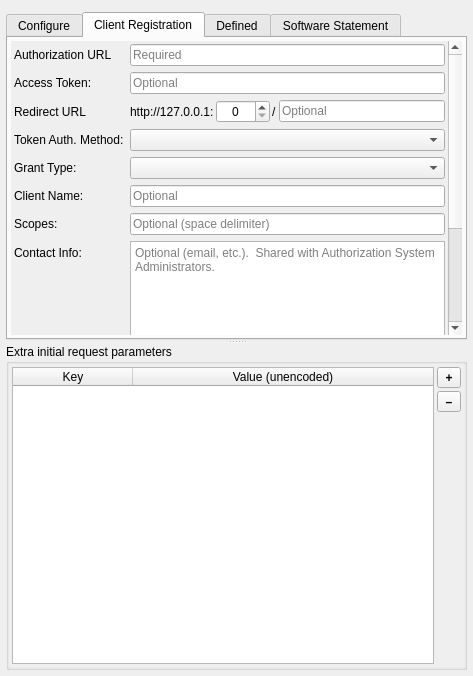
<?xml version="1.0" encoding="UTF-8"?>
<ui version="4.0">
 <class>QgsAuthOAuth2Edit</class>
 <widget class="QWidget" name="QgsAuthOAuth2Edit">
  <property name="enabled">
   <bool>true</bool>
  </property>
  <property name="geometry">
   <rect>
    <x>0</x>
    <y>0</y>
    <width>473</width>
    <height>676</height>
   </rect>
  </property>
  <layout class="QVBoxLayout" name="verticalLayout">
   <property name="leftMargin">
    <number>6</number>
   </property>
   <property name="topMargin">
    <number>6</number>
   </property>
   <property name="rightMargin">
    <number>6</number>
   </property>
   <property name="bottomMargin">
    <number>6</number>
   </property>
   <item>
    <widget class="QFrame" name="frameNotify">
     <property name="enabled">
      <bool>true</bool>
     </property>
     <property name="sizePolicy">
      <sizepolicy hsizetype="Preferred" vsizetype="Maximum">
       <horstretch>0</horstretch>
       <verstretch>0</verstretch>
      </sizepolicy>
     </property>
     <layout class="QHBoxLayout" name="horizontalLayout_2">
      <property name="spacing">
       <number>6</number>
      </property>
      <property name="leftMargin">
       <number>0</number>
      </property>
      <property name="topMargin">
       <number>0</number>
      </property>
      <property name="rightMargin">
       <number>0</number>
      </property>
      <property name="bottomMargin">
       <number>0</number>
      </property>
     </layout>
    </widget>
   </item>
   <item>
    <widget class="QSplitter" name="splitter">
     <property name="orientation">
      <enum>Qt::Vertical</enum>
     </property>
     <property name="handleWidth">
      <number>4</number>
     </property>
     <property name="childrenCollapsible">
      <bool>false</bool>
     </property>
     <widget class="QTabWidget" name="tabConfigs">
      <property name="sizePolicy">
       <sizepolicy hsizetype="Expanding" vsizetype="Expanding">
        <horstretch>0</horstretch>
        <verstretch>2</verstretch>
       </sizepolicy>
      </property>
      <property name="currentIndex">
       <number>1</number>
      </property>
      <widget class="QWidget" name="tabCustom">
       <attribute name="title">
        <string>Configure</string>
       </attribute>
       <layout class="QVBoxLayout" name="verticalLayout_3">
        <property name="spacing">
         <number>6</number>
        </property>
        <property name="leftMargin">
         <number>0</number>
        </property>
        <property name="topMargin">
         <number>3</number>
        </property>
        <property name="rightMargin">
         <number>0</number>
        </property>
        <property name="bottomMargin">
         <number>0</number>
        </property>
        <item>
         <widget class="QFrame" name="horizontalFrame_2">
          <property name="sizePolicy">
           <sizepolicy hsizetype="Preferred" vsizetype="Maximum">
            <horstretch>0</horstretch>
            <verstretch>0</verstretch>
           </sizepolicy>
          </property>
          <layout class="QGridLayout" name="gridLayout_2">
           <property name="leftMargin">
            <number>0</number>
           </property>
           <property name="topMargin">
            <number>0</number>
           </property>
           <property name="rightMargin">
            <number>0</number>
           </property>
           <property name="bottomMargin">
            <number>0</number>
           </property>
           <property name="spacing">
            <number>6</number>
           </property>
           <item row="0" column="2" rowspan="2">
            <layout class="QHBoxLayout" name="horizontalLayout_3">
             <property name="spacing">
              <number>6</number>
             </property>
             <property name="leftMargin">
              <number>3</number>
             </property>
             <property name="rightMargin">
              <number>3</number>
             </property>
             <item>
              <widget class="QLabel" name="lblGrantFlow">
               <property name="sizePolicy">
                <sizepolicy hsizetype="Maximum" vsizetype="Preferred">
                 <horstretch>0</horstretch>
                 <verstretch>0</verstretch>
                </sizepolicy>
               </property>
               <property name="text">
                <string>Grant Flow</string>
               </property>
              </widget>
             </item>
             <item>
              <widget class="QComboBox" name="cmbbxGrantFlow"/>
             </item>
             <item>
              <widget class="QToolButton" name="btnExport">
               <property name="toolTip">
                <string>Export configuration</string>
               </property>
               <property name="text">
                <string>…</string>
               </property>
               <property name="icon">
                <iconset resource="oauth2_resources.qrc">
                 <normaloff>:/oauth2method/oauth2_resources/export.svg</normaloff>:/oauth2method/oauth2_resources/export.svg</iconset>
               </property>
               <property name="iconSize">
                <size>
                 <width>16</width>
                 <height>16</height>
                </size>
               </property>
              </widget>
             </item>
             <item>
              <widget class="QToolButton" name="btnImport">
               <property name="toolTip">
                <string>Import configuration</string>
               </property>
               <property name="text">
                <string>…</string>
               </property>
               <property name="icon">
                <iconset resource="oauth2_resources.qrc">
                 <normaloff>:/oauth2method/oauth2_resources/import.svg</normaloff>:/oauth2method/oauth2_resources/import.svg</iconset>
               </property>
              </widget>
             </item>
            </layout>
           </item>
          </layout>
         </widget>
        </item>
        <item>
         <widget class="QScrollArea" name="scrollAreaConfigure">
          <property name="frameShape">
           <enum>QFrame::NoFrame</enum>
          </property>
          <property name="verticalScrollBarPolicy">
           <enum>Qt::ScrollBarAlwaysOn</enum>
          </property>
          <property name="widgetResizable">
           <bool>true</bool>
          </property>
          <widget class="QWidget" name="scrollAreaWidgetContentsCustom">
           <property name="geometry">
            <rect>
             <x>0</x>
             <y>0</y>
             <width>443</width>
             <height>498</height>
            </rect>
           </property>
           <layout class="QGridLayout" name="gridLayout">
            <property name="leftMargin">
             <number>3</number>
            </property>
            <property name="topMargin">
             <number>3</number>
            </property>
            <property name="rightMargin">
             <number>3</number>
            </property>
            <property name="bottomMargin">
             <number>3</number>
            </property>
            <property name="spacing">
             <number>6</number>
            </property>
            <item row="11" column="0">
             <widget class="QLabel" name="lblScope">
              <property name="text">
               <string>Scope</string>
              </property>
             </widget>
            </item>
            <item row="7" column="0">
             <widget class="QLabel" name="lblClientId">
              <property name="text">
               <string>Client ID</string>
              </property>
              <property name="wordWrap">
               <bool>true</bool>
              </property>
             </widget>
            </item>
            <item row="15" column="0" colspan="4">
             <widget class="QLabel" name="label">
              <property name="font">
               <font>
                <pointsize>12</pointsize>
                <italic>true</italic>
               </font>
              </property>
              <property name="text">
               <string>Advanced</string>
              </property>
              <property name="alignment">
               <set>Qt::AlignCenter</set>
              </property>
             </widget>
            </item>
            <item row="8" column="1" colspan="3">
             <widget class="QgsPasswordLineEdit" name="leClientSecret">
              <property name="placeholderText">
               <string>Required</string>
              </property>
             </widget>
            </item>
            <item row="4" column="0">
             <widget class="QLabel" name="lblRedirectUrl">
              <property name="text">
               <string>Redirect URL</string>
              </property>
              <property name="wordWrap">
               <bool>true</bool>
              </property>
             </widget>
            </item>
            <item row="0" column="1" colspan="3">
             <widget class="QPlainTextEdit" name="pteDescription">
              <property name="maximumSize">
               <size>
                <width>16777215</width>
                <height>40</height>
               </size>
              </property>
             </widget>
            </item>
            <item row="0" column="0">
             <widget class="QLabel" name="lblDescription">
              <property name="text">
               <string>Description</string>
              </property>
              <property name="wordWrap">
               <bool>true</bool>
              </property>
             </widget>
            </item>
            <item row="1" column="1" colspan="3">
             <widget class="QLineEdit" name="leRequestUrl">
              <property name="placeholderText">
               <string>Required</string>
              </property>
             </widget>
            </item>
            <item row="12" column="1" colspan="3">
             <widget class="QLineEdit" name="leApiKey">
              <property name="placeholderText">
               <string>Optional</string>
              </property>
             </widget>
            </item>
            <item row="13" column="0">
             <widget class="QLabel" name="lblKeySet">
              <property name="text">
               <string>Key Set:</string>
              </property>
             </widget>
            </item>
            <item row="13" column="1" colspan="3">
             <widget class="QComboBox" name="cmbbxKeySet"/>
            </item>
            <item row="9" column="0">
             <widget class="QLabel" name="lblUsername">
              <property name="text">
               <string>Username</string>
              </property>
             </widget>
            </item>
            <item row="18" column="0">
             <widget class="QLabel" name="lblRequestTimeout">
              <property name="sizePolicy">
               <sizepolicy hsizetype="Maximum" vsizetype="Preferred">
                <horstretch>0</horstretch>
                <verstretch>0</verstretch>
               </sizepolicy>
              </property>
              <property name="text">
               <string>Request Timeout</string>
              </property>
              <property name="wordWrap">
               <bool>true</bool>
              </property>
             </widget>
            </item>
            <item row="18" column="1">
             <widget class="QSpinBox" name="spnbxRequestTimeout">
              <property name="sizePolicy">
               <sizepolicy hsizetype="Maximum" vsizetype="Fixed">
                <horstretch>0</horstretch>
                <verstretch>0</verstretch>
               </sizepolicy>
              </property>
              <property name="toolTip">
               <string>Authorization-related timeout</string>
              </property>
              <property name="alignment">
               <set>Qt::AlignCenter</set>
              </property>
              <property name="suffix">
               <string> seconds</string>
              </property>
              <property name="minimum">
               <number>5</number>
              </property>
              <property name="maximum">
               <number>3600</number>
              </property>
              <property name="value">
               <number>30</number>
              </property>
             </widget>
            </item>
            <item row="17" column="0">
             <widget class="QLabel" name="lblAccessMethod">
              <property name="sizePolicy">
               <sizepolicy hsizetype="Maximum" vsizetype="Preferred">
                <horstretch>0</horstretch>
                <verstretch>0</verstretch>
               </sizepolicy>
              </property>
              <property name="text">
               <string>Access Method</string>
              </property>
              <property name="wordWrap">
               <bool>true</bool>
              </property>
             </widget>
            </item>
            <item row="12" column="0">
             <widget class="QLabel" name="lblApiKey">
              <property name="sizePolicy">
               <sizepolicy hsizetype="Maximum" vsizetype="Preferred">
                <horstretch>0</horstretch>
                <verstretch>0</verstretch>
               </sizepolicy>
              </property>
              <property name="text">
               <string>API Key</string>
              </property>
              <property name="wordWrap">
               <bool>true</bool>
              </property>
             </widget>
            </item>
            <item row="3" column="0">
             <widget class="QLabel" name="lblRefreshTokenUrl">
              <property name="text">
               <string>Refresh Token URL</string>
              </property>
              <property name="wordWrap">
               <bool>true</bool>
              </property>
             </widget>
            </item>
            <item row="3" column="1" colspan="3">
             <widget class="QLineEdit" name="leRefreshTokenUrl">
              <property name="placeholderText">
               <string>Optional</string>
              </property>
             </widget>
            </item>
            <item row="16" column="0">
             <widget class="QLabel" name="lblTokenPersist">
              <property name="text">
               <string>Token Session</string>
              </property>
              <property name="wordWrap">
               <bool>true</bool>
              </property>
             </widget>
            </item>
            <item row="10" column="1" colspan="3">
             <widget class="QgsPasswordLineEdit" name="lePassword">
              <property name="placeholderText">
               <string>Required</string>
              </property>
             </widget>
            </item>
            <item row="7" column="1" colspan="3">
             <widget class="QLineEdit" name="leClientId">
              <property name="placeholderText">
               <string>Required</string>
              </property>
             </widget>
            </item>
            <item row="9" column="1" colspan="3">
             <widget class="QLineEdit" name="leUsername">
              <property name="placeholderText">
               <string>Required</string>
              </property>
             </widget>
            </item>
            <item row="1" column="0">
             <widget class="QLabel" name="lblRequestUrl">
              <property name="text">
               <string>Request URL</string>
              </property>
              <property name="wordWrap">
               <bool>true</bool>
              </property>
             </widget>
            </item>
            <item row="14" column="0" colspan="4">
             <widget class="Line" name="line">
              <property name="orientation">
               <enum>Qt::Horizontal</enum>
              </property>
             </widget>
            </item>
            <item row="2" column="0">
             <widget class="QLabel" name="lblTokenUrl">
              <property name="text">
               <string>Token URL</string>
              </property>
              <property name="wordWrap">
               <bool>true</bool>
              </property>
             </widget>
            </item>
            <item row="17" column="1" colspan="3">
             <widget class="QComboBox" name="cmbbxAccessMethod">
              <property name="sizePolicy">
               <sizepolicy hsizetype="Expanding" vsizetype="Fixed">
                <horstretch>0</horstretch>
                <verstretch>0</verstretch>
               </sizepolicy>
              </property>
              <property name="toolTip">
               <string>Resource access token method</string>
              </property>
             </widget>
            </item>
            <item row="8" column="0">
             <widget class="QLabel" name="lblClientSecret">
              <property name="text">
               <string>Client Secret</string>
              </property>
              <property name="wordWrap">
               <bool>true</bool>
              </property>
             </widget>
            </item>
            <item row="16" column="1" colspan="2">
             <widget class="QCheckBox" name="chkbxTokenPersist">
              <property name="text">
               <string>Persist between launches</string>
              </property>
             </widget>
            </item>
            <item row="10" column="0">
             <widget class="QLabel" name="lblPassword">
              <property name="text">
               <string>Password</string>
              </property>
             </widget>
            </item>
            <item row="11" column="1" colspan="3">
             <widget class="QLineEdit" name="leScope">
              <property name="placeholderText">
               <string>Optional (space delimiter)</string>
              </property>
             </widget>
            </item>
            <item row="18" column="1">
             <spacer name="verticalSpacer">
              <property name="orientation">
               <enum>Qt::Vertical</enum>
              </property>
              <property name="sizeHint" stdset="0">
               <size>
                <width>20</width>
                <height>0</height>
               </size>
              </property>
             </spacer>
            </item>
            <item row="2" column="1" colspan="3">
             <widget class="QLineEdit" name="leTokenUrl">
              <property name="placeholderText">
               <string>Required</string>
              </property>
             </widget>
            </item>
            <item row="4" column="1" colspan="3">
             <widget class="QFrame" name="frameRedirectUrl">
              <layout class="QHBoxLayout" name="horizontalLayout_4">
               <property name="spacing">
                <number>2</number>
               </property>
               <property name="leftMargin">
                <number>0</number>
               </property>
               <property name="topMargin">
                <number>0</number>
               </property>
               <property name="rightMargin">
                <number>0</number>
               </property>
               <property name="bottomMargin">
                <number>0</number>
               </property>
               <item>
                <widget class="QLabel" name="lblRedirectIP">
                 <property name="text">
                  <string>http://127.0.0.1:</string>
                 </property>
                </widget>
               </item>
               <item>
                <widget class="QSpinBox" name="spnbxRedirectPort">
                 <property name="sizePolicy">
                  <sizepolicy hsizetype="Maximum" vsizetype="Fixed">
                   <horstretch>0</horstretch>
                   <verstretch>0</verstretch>
                  </sizepolicy>
                 </property>
                 <property name="toolTip">
                  <string>Port number</string>
                 </property>
                 <property name="alignment">
                  <set>Qt::AlignCenter</set>
                 </property>
                 <property name="minimum">
                  <number>0</number>
                 </property>
                 <property name="maximum">
                  <number>9999</number>
                 </property>
                 <property name="value">
                  <number>0</number>
                 </property>
                </widget>
               </item>
               <item>
                <widget class="QLabel" name="lblRedirectUrlSep">
                 <property name="text">
                  <string>/</string>
                 </property>
                </widget>
               </item>
               <item>
                <widget class="QLineEdit" name="leRedirectUrl">
                 <property name="minimumSize">
                  <size>
                   <width>50</width>
                   <height>0</height>
                  </size>
                 </property>
                 <property name="toolTip">
                  <string>Subdirectory</string>
                 </property>
                 <property name="placeholderText">
                  <string>Optional</string>
                 </property>
                </widget>
               </item>
              </layout>
             </widget>
            </item>
           </layout>
          </widget>
         </widget>
        </item>
       </layout>
      </widget>
      <widget class="QWidget" name="tabRegistration">
       <attribute name="title">
        <string>Client Registration</string>
       </attribute>
       <layout class="QVBoxLayout" name="vglRegistration">
        <property name="spacing">
         <number>6</number>
        </property>
        <property name="leftMargin">
         <number>3</number>
        </property>
        <property name="topMargin">
         <number>3</number>
        </property>
        <property name="rightMargin">
         <number>3</number>
        </property>
        <property name="bottomMargin">
         <number>3</number>
        </property>
        <item>
         <widget class="QScrollArea" name="saRegistration">
          <property name="enabled">
           <bool>true</bool>
          </property>
          <property name="frameShape">
           <enum>QFrame::NoFrame</enum>
          </property>
          <property name="verticalScrollBarPolicy">
           <enum>Qt::ScrollBarAlwaysOn</enum>
          </property>
          <property name="widgetResizable">
           <bool>true</bool>
          </property>
          <widget class="QWidget" name="scrollAreaWidgetContents">
           <property name="geometry">
            <rect>
             <x>0</x>
             <y>0</y>
             <width>437</width>
             <height>352</height>
            </rect>
           </property>
           <layout class="QFormLayout" name="formLayout">
            <property name="horizontalSpacing">
             <number>6</number>
            </property>
            <property name="verticalSpacing">
             <number>6</number>
            </property>
            <property name="leftMargin">
             <number>3</number>
            </property>
            <property name="topMargin">
             <number>3</number>
            </property>
            <property name="rightMargin">
             <number>3</number>
            </property>
            <property name="bottomMargin">
             <number>3</number>
            </property>
	    <item row="0" column="0">
             <widget class="QLabel" name="lblRegURL">
              <property name="text">
               <string>Authorization URL</string>
              </property>
             </widget>
            </item>
	    <item row="0" column="1">
             <widget class="QLineEdit" name="leRegAuthUrl">
              <property name="placeholderText">
               <string>Required</string>
              </property>
             </widget>
            </item>
            <item row="1" column="0">
             <widget class="QLabel" name="lblRegAccessToken">
              <property name="text">
               <string>Access Token:</string>
              </property>
             </widget>
            </item>
            <item row="1" column="1">
             <widget class="QLineEdit" name="leRegAccessToken">
              <property name="placeholderText">
               <string>Optional</string>
              </property>
             </widget>
            </item>
            <item row="2" column="0">
             <widget class="QLabel" name="lblRegRedirectUrl">
              <property name="text">
               <string>Redirect URL</string>
              </property>
              <property name="wordWrap">
               <bool>true</bool>
              </property>
             </widget>
            </item>
            <item row="2" column="1" colspan="3">
             <widget class="QFrame" name="frameRegRedirectUrl">
              <layout class="QHBoxLayout" name="RegRedirectHLayout">
               <property name="spacing">
                <number>2</number>
               </property>
               <property name="leftMargin">
                <number>0</number>
               </property>
               <property name="topMargin">
                <number>0</number>
               </property>
               <property name="rightMargin">
                <number>0</number>
               </property>
               <property name="bottomMargin">
                <number>0</number>
               </property>
               <item>
                <widget class="QLabel" name="lblRegRedirectIP">
                 <property name="text">
                  <string>http://127.0.0.1:</string>
                 </property>
                </widget>
               </item>
               <item>
                <widget class="QSpinBox" name="spnbxRegRedirectPort">
                 <property name="sizePolicy">
                  <sizepolicy hsizetype="Maximum" vsizetype="Fixed">
                   <horstretch>0</horstretch>
                   <verstretch>0</verstretch>
                  </sizepolicy>
                 </property>
                 <property name="toolTip">
                  <string>Port number</string>
                 </property>
                 <property name="alignment">
                  <set>Qt::AlignCenter</set>
                 </property>
                 <property name="minimum">
                  <number>0</number>
                 </property>
                 <property name="maximum">
                  <number>9999</number>
                 </property>
                 <property name="value">
                  <number>0</number>
                 </property>
                </widget>
               </item>
               <item>
                <widget class="QLabel" name="lblRegRedirectUrlSep">
                 <property name="text">
                  <string>/</string>
                 </property>
                </widget>
               </item>
               <item>
                <widget class="QLineEdit" name="leRegRedirectUrl">
                 <property name="minimumSize">
                  <size>
                   <width>50</width>
                   <height>0</height>
                  </size>
                 </property>
                 <property name="toolTip">
                  <string>Subdirectory</string>
                 </property>
                 <property name="placeholderText">
                  <string>Optional</string>
                 </property>
                </widget>
               </item>
              </layout>
             </widget>
            </item>
            <item row="3" column="0">
             <widget class="QLabel" name="lblRegTokenAuth">
              <property name="text">
               <string>Token Auth. Method:</string>
              </property>
             </widget>
            </item>
            <item row="3" column="1">
             <widget class="QComboBox" name="cmbbxRegTokenAuth">
              <property name="editable">
               <bool>false</bool>
              </property>
             </widget>
            </item>
            <item row="4" column="0">
             <widget class="QLabel" name="lblRegGrantType">
              <property name="text">
               <string>Grant Type:</string>
              </property>
             </widget>
            </item>
            <item row="4" column="1">
             <widget class="QComboBox" name="cmbbxRegGrantType"/>
            </item>
            <item row="5" column="0">
             <widget class="QLabel" name="lblRegClientName">
              <property name="text">
               <string>Client Name:</string>
              </property>
             </widget>
            </item>
            <item row="5" column="1">
             <widget class="QLineEdit" name="leRegClientName">
              <property name="text">
               <string/>
              </property>
              <property name="placeholderText">
               <string>Optional</string>
              </property>
             </widget>
            </item>
            <item row="6" column="0">
             <widget class="QLabel" name="lblRegScopes">
              <property name="text">
               <string>Scopes:</string>
              </property>
             </widget>
            </item>
            <item row="6" column="1">
             <widget class="QLineEdit" name="leRegScopes">
              <property name="placeholderText">
               <string>Optional (space delimiter)</string>
              </property>
             </widget>
            </item>
            <item row="7" column="0">
             <widget class="QLabel" name="lblRegContactInfo">
              <property name="text">
               <string>Contact Info:</string>
              </property>
             </widget>
            </item>
            <item row="7" column="1">
             <widget class="QPlainTextEdit" name="teRegContactInfo">
              <property name="placeholderText">
               <string>Optional (email, etc.).  Shared with Authorization System Administrators.</string>
              </property>
             </widget>
            </item>
            <item row="8" column="1">
             <widget class="QComboBox" name="cmbbxRegKeySet"/>
            </item>
            <item row="8" column="0">
             <widget class="QLabel" name="lblRegKeySet">
              <property name="text">
               <string>Key Set:</string>
              </property>
             </widget>
            </item>
            <item row="9" column="1">
             <widget class="QPushButton" name="btnRegRegister">
              <property name="enabled">
               <bool>false</bool>
              </property>
              <property name="text">
               <string>Register</string>
              </property>
             </widget>
            </item>
           </layout>
          </widget>
         </widget>
        </item>
       </layout>
      </widget>
      <widget class="QWidget" name="tabDefined">
       <attribute name="title">
        <string>Defined</string>
       </attribute>
       <layout class="QVBoxLayout" name="verticalLayout_2">
        <property name="spacing">
         <number>6</number>
        </property>
        <property name="leftMargin">
         <number>3</number>
        </property>
        <property name="topMargin">
         <number>3</number>
        </property>
        <property name="rightMargin">
         <number>3</number>
        </property>
        <property name="bottomMargin">
         <number>0</number>
        </property>
        <item>
         <layout class="QVBoxLayout" name="verticalLayout_5" stretch="1,0">
          <property name="spacing">
           <number>0</number>
          </property>
          <item>
           <widget class="QListWidget" name="lstwdgDefinedConfigs">
            <property name="sizePolicy">
             <sizepolicy hsizetype="Expanding" vsizetype="Expanding">
              <horstretch>0</horstretch>
              <verstretch>4</verstretch>
             </sizepolicy>
            </property>
            <property name="font">
             <font>
              <pointsize>13</pointsize>
             </font>
            </property>
            <property name="verticalScrollBarPolicy">
             <enum>Qt::ScrollBarAlwaysOn</enum>
            </property>
            <property name="editTriggers">
             <set>QAbstractItemView::NoEditTriggers</set>
            </property>
            <property name="showDropIndicator" stdset="0">
             <bool>false</bool>
            </property>
            <property name="alternatingRowColors">
             <bool>true</bool>
            </property>
            <property name="verticalScrollMode">
             <enum>QAbstractItemView::ScrollPerItem</enum>
            </property>
            <property name="spacing">
             <number>2</number>
            </property>
            <property name="uniformItemSizes">
             <bool>true</bool>
            </property>
           </widget>
          </item>
          <item>
           <widget class="QTextBrowser" name="pteDefinedDesc">
            <property name="openExternalLinks">
             <bool>false</bool>
            </property>
           </widget>
          </item>
         </layout>
        </item>
        <item>
         <layout class="QHBoxLayout" name="horizontalLayout">
          <property name="spacing">
           <number>0</number>
          </property>
          <item>
           <widget class="QLineEdit" name="leDefinedDirPath">
            <property name="readOnly">
             <bool>true</bool>
            </property>
           </widget>
          </item>
          <item>
           <widget class="QToolButton" name="btnGetDefinedDirPath">
            <property name="toolTip">
             <string>Add extra config directory to parse</string>
            </property>
            <property name="styleSheet">
             <string notr="true"/>
            </property>
            <property name="text">
             <string>…</string>
            </property>
            <property name="icon">
             <iconset resource="oauth2_resources.qrc">
              <normaloff>:/oauth2method/oauth2_resources/fileopen.svg</normaloff>:/oauth2method/oauth2_resources/fileopen.svg</iconset>
            </property>
            <property name="iconSize">
             <size>
              <width>20</width>
              <height>14</height>
             </size>
            </property>
           </widget>
          </item>
         </layout>
        </item>
       </layout>
      </widget>
      <widget class="QWidget" name="tabStatement">
       <attribute name="title">
        <string>Software Statement</string>
       </attribute>
       <layout class="QVBoxLayout" name="verticalLayout_7">
        <property name="spacing">
         <number>6</number>
        </property>
        <property name="sizeConstraint">
         <enum>QLayout::SetDefaultConstraint</enum>
        </property>
        <item>
         <layout class="QGridLayout" name="gridLayout_4">
          <item row="1" column="0">
           <widget class="QLabel" name="lblSoftStatementDir">
            <property name="text">
             <string>Software Statement</string>
            </property>
           </widget>
          </item>
          <item row="0" column="1">
           <widget class="QLineEdit" name="leSoftwareStatementConfigUrl">
            <property name="placeholderText">
             <string>Optional</string>
            </property>
           </widget>
          </item>
          <item row="1" column="2">
           <widget class="QToolButton" name="btnSoftStatementDir">
            <property name="text">
             <string>…</string>
            </property>
            <property name="icon">
             <iconset resource="oauth2_resources.qrc">
              <normaloff>:/oauth2method/oauth2_resources/fileopen.svg</normaloff>:/oauth2method/oauth2_resources/fileopen.svg</iconset>
            </property>
           </widget>
          </item>
          <item row="0" column="0">
           <widget class="QLabel" name="lblConfigUrl">
            <property name="text">
             <string>Configuration Url</string>
            </property>
           </widget>
          </item>
          <item row="1" column="1">
           <widget class="QLineEdit" name="leSoftwareStatementJwtPath">
            <property name="placeholderText">
             <string>Required</string>
            </property>
           </widget>
          </item>
          <item row="2" column="1">
           <widget class="QPushButton" name="btnRegister">
            <property name="enabled">
             <bool>false</bool>
            </property>
            <property name="text">
             <string>Register</string>
            </property>
           </widget>
          </item>
         </layout>
        </item>
        <item>
         <spacer name="verticalSpacer_2">
          <property name="orientation">
           <enum>Qt::Vertical</enum>
          </property>
          <property name="sizeHint" stdset="0">
           <size>
            <width>20</width>
            <height>40</height>
           </size>
          </property>
         </spacer>
        </item>
       </layout>
      </widget>
     </widget>
     <widget class="QgsCollapsibleGroupBoxBasic" name="grpbxAdvanced">
      <property name="sizePolicy">
       <sizepolicy hsizetype="Preferred" vsizetype="Preferred">
        <horstretch>0</horstretch>
        <verstretch>4</verstretch>
       </sizepolicy>
      </property>
      <property name="title">
       <string>Extra initial request parameters</string>
      </property>
      <layout class="QVBoxLayout" name="verticalLayout_4">
       <property name="spacing">
        <number>0</number>
       </property>
       <property name="leftMargin">
        <number>0</number>
       </property>
       <property name="topMargin">
        <number>0</number>
       </property>
       <property name="rightMargin">
        <number>0</number>
       </property>
       <property name="bottomMargin">
        <number>0</number>
       </property>
       <item>
        <widget class="QScrollArea" name="scrollAreaAdvanced">
         <property name="frameShape">
          <enum>QFrame::NoFrame</enum>
         </property>
         <property name="widgetResizable">
          <bool>true</bool>
         </property>
         <widget class="QWidget" name="scrollAreaWidgetContentsAdvanced">
          <property name="geometry">
           <rect>
            <x>0</x>
            <y>0</y>
            <width>455</width>
            <height>292</height>
           </rect>
          </property>
          <layout class="QGridLayout" name="gridLayout_3">
           <property name="leftMargin">
            <number>3</number>
           </property>
           <property name="topMargin">
            <number>3</number>
           </property>
           <property name="rightMargin">
            <number>3</number>
           </property>
           <property name="bottomMargin">
            <number>3</number>
           </property>
           <property name="spacing">
            <number>6</number>
           </property>
           <item row="3" column="0" colspan="2">
            <layout class="QHBoxLayout" name="horizontalLayout_5">
             <property name="spacing">
              <number>3</number>
             </property>
             <item>
              <widget class="QTableWidget" name="tblwdgQueryPairs">
               <property name="editTriggers">
                <set>QAbstractItemView::AllEditTriggers</set>
               </property>
               <property name="dragEnabled">
                <bool>true</bool>
               </property>
               <property name="dragDropMode">
                <enum>QAbstractItemView::DragOnly</enum>
               </property>
               <property name="selectionMode">
                <enum>QAbstractItemView::SingleSelection</enum>
               </property>
               <property name="sortingEnabled">
                <bool>true</bool>
               </property>
               <property name="wordWrap">
                <bool>false</bool>
               </property>
               <attribute name="horizontalHeaderDefaultSectionSize">
                <number>120</number>
               </attribute>
               <attribute name="horizontalHeaderMinimumSectionSize">
                <number>120</number>
               </attribute>
               <attribute name="horizontalHeaderShowSortIndicator" stdset="0">
                <bool>true</bool>
               </attribute>
               <attribute name="horizontalHeaderStretchLastSection">
                <bool>true</bool>
               </attribute>
               <attribute name="verticalHeaderVisible">
                <bool>false</bool>
               </attribute>
               <column>
                <property name="text">
                 <string>Key</string>
                </property>
               </column>
               <column>
                <property name="text">
                 <string>Value (unencoded)</string>
                </property>
               </column>
              </widget>
             </item>
             <item>
              <layout class="QVBoxLayout" name="verticalLayout_6">
               <item>
                <widget class="QToolButton" name="btnAddQueryPair">
                 <property name="minimumSize">
                  <size>
                   <width>24</width>
                   <height>0</height>
                  </size>
                 </property>
                 <property name="font">
                  <font>
                   <weight>75</weight>
                   <bold>true</bold>
                  </font>
                 </property>
                 <property name="text">
                  <string notr="true">+</string>
                 </property>
                </widget>
               </item>
               <item>
                <widget class="QToolButton" name="btnRemoveQueryPair">
                 <property name="minimumSize">
                  <size>
                   <width>24</width>
                   <height>0</height>
                  </size>
                 </property>
                 <property name="font">
                  <font>
                   <weight>75</weight>
                   <bold>true</bold>
                  </font>
                 </property>
                 <property name="text">
                  <string notr="true">–</string>
                 </property>
                </widget>
               </item>
               <item>
                <spacer name="verticalSpacer_7">
                 <property name="orientation">
                  <enum>Qt::Vertical</enum>
                 </property>
                 <property name="sizeHint" stdset="0">
                  <size>
                   <width>20</width>
                   <height>0</height>
                  </size>
                 </property>
                </spacer>
               </item>
              </layout>
             </item>
            </layout>
           </item>
          </layout>
         </widget>
        </widget>
       </item>
      </layout>
     </widget>
    </widget>
   </item>
  </layout>
 </widget>
 <customwidgets>
  <customwidget>
   <class>QgsPasswordLineEdit</class>
   <extends>QLineEdit</extends>
   <header>qgspasswordlineedit.h</header>
  </customwidget>
  <customwidget>
   <class>QgsCollapsibleGroupBoxBasic</class>
   <extends>QGroupBox</extends>
   <header>qgscollapsiblegroupbox.h</header>
   <container>1</container>
  </customwidget>
 </customwidgets>
 <tabstops>
  <tabstop>cmbbxGrantFlow</tabstop>
  <tabstop>pteDescription</tabstop>
  <tabstop>leRequestUrl</tabstop>
  <tabstop>leTokenUrl</tabstop>
  <tabstop>leRefreshTokenUrl</tabstop>
  <tabstop>spnbxRedirectPort</tabstop>
  <tabstop>leRedirectUrl</tabstop>
  <tabstop>leClientId</tabstop>
  <tabstop>leClientSecret</tabstop>
  <tabstop>leUsername</tabstop>
  <tabstop>lePassword</tabstop>
  <tabstop>leScope</tabstop>
  <tabstop>leApiKey</tabstop>
  <tabstop>cmbbxKeySet</tabstop>
  <tabstop>chkbxTokenPersist</tabstop>
  <tabstop>cmbbxAccessMethod</tabstop>
  <tabstop>spnbxRequestTimeout</tabstop>
  <tabstop>scrollAreaAdvanced</tabstop>
  <tabstop>tblwdgQueryPairs</tabstop>
  <tabstop>btnAddQueryPair</tabstop>
  <tabstop>btnRemoveQueryPair</tabstop>
  <tabstop>btnExport</tabstop>
  <tabstop>btnImport</tabstop>
  <tabstop>leDefinedDirPath</tabstop>
  <tabstop>tabConfigs</tabstop>
  <tabstop>scrollAreaConfigure</tabstop>
  <tabstop>btnGetDefinedDirPath</tabstop>
  <tabstop>lstwdgDefinedConfigs</tabstop>
  <tabstop>pteDefinedDesc</tabstop>
  <tabstop>leRegAuthUrl</tabstop>
  <tabstop>leRegAccessToken</tabstop>
  <tabstop>spnbxRegRedirectPort</tabstop>
  <tabstop>leRegRedirectUrl</tabstop>
  <tabstop>cmbbxRegTokenAuth</tabstop>
  <tabstop>cmbbxRegGrantType</tabstop>
  <tabstop>leRegClientName</tabstop>
  <tabstop>leRegScopes</tabstop>
  <tabstop>teRegContactInfo</tabstop>
 </tabstops>
 <resources>
  <include location="oauth2_resources.qrc"/>
  <include location="oauth2_resources.qrc"/>
 </resources>
 <connections/>
</ui>
